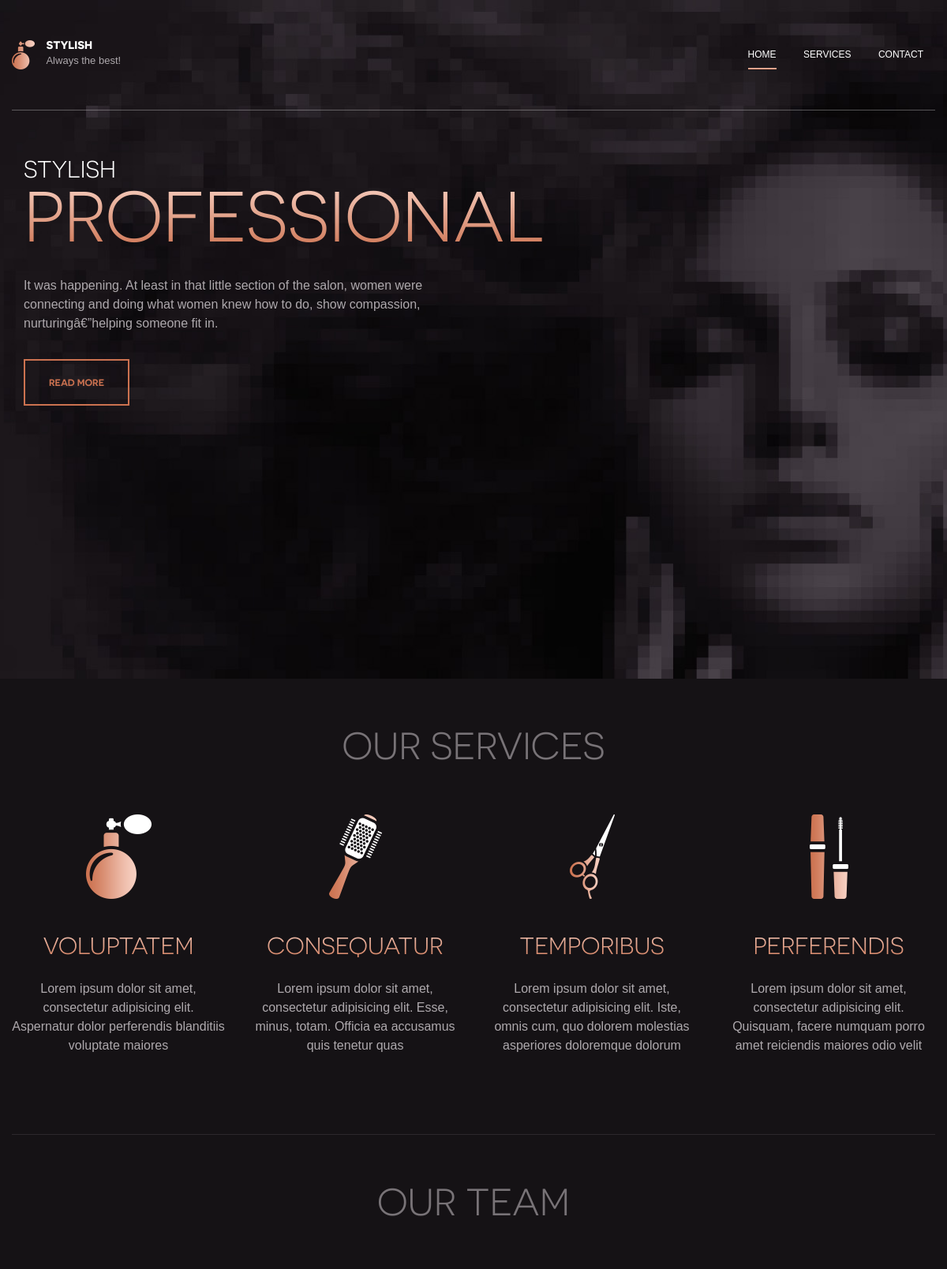
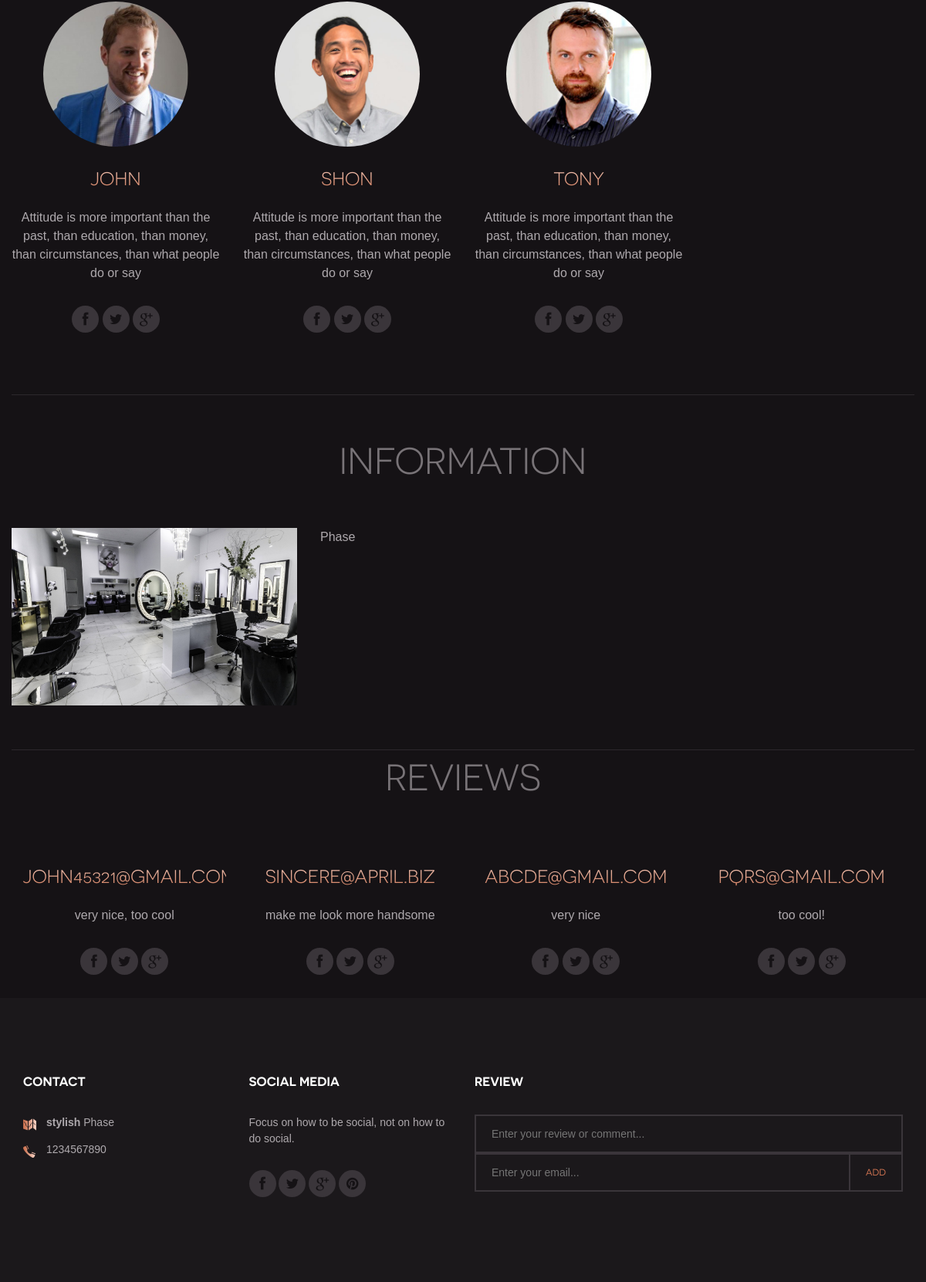
Screenshot of /home.php?id=19 with the database file from the repository (2 pictures, top to bottom).
### tables this page shows
CREATE TABLE `salon` (
  `id` int(11) NOT NULL,
  `name` varchar(50) NOT NULL,
  `description` varchar(500) NOT NULL,
  `address` varchar(500) NOT NULL,
  `contact` varchar(20) NOT NULL,
  `image` varchar(500) NOT NULL
);

CREATE TABLE `employee` (
  `id` int(11) NOT NULL,
  `name` varchar(500) NOT NULL,
  `skills` varchar(500) NOT NULL,
  `image` varchar(500) NOT NULL,
  `contact` varchar(20) NOT NULL,
  `salon_id` int(11) NOT NULL
);

CREATE TABLE `review` (
  `id` int(11) NOT NULL,
  `email` varchar(200) NOT NULL,
  `comment` varchar(2000) NOT NULL,
  `salon_id` int(11) NOT NULL
);

### home.php (the view, shortened to what this page needs)
<?php
  $id = $_GET['id'];
  require('admin/php/connect.php');
  $query = "SELECT * FROM salon WHERE id=$id";
  $result = mysqli_query($conn, $query);
  if($result){
    $row = mysqli_fetch_array($result);
  }
  else{
    echo "<h1>error! , fail to retrive data</h1> !";
  }
?>
<!DOCTYPE html>
<html lang="en">
  <head>
    <link href="fonts/font-awesome.min.css" rel="stylesheet" type="text/css" />
    <link
      href="fonts/novecento-font/novecento-font.css"
      rel="stylesheet"
      type="text/css"
    />
    <link rel="stylesheet" href="style.css" />
  </head>
  <body class="homepage header-collapse">
    <div id="site-content">
      <header class="site-header">
        <div class="container">
          <a id="branding" href="index.php">
            <img src="images/logo.png" alt="Company name" class="logo" />
            <div class="logo-copy">
              <h1 class="site-title"><?php echo $row[1] ?></h1>
              <small class="site-description">Always the best!</small>
            </div>
          </a>
          <div class="main-navigation">
            <ul class="menu">
              <li class="menu-item current-menu-item">
                <a href="home.php?id=<?php echo $id ?>">Home</a>
              </li>
              <li class="menu-item"><a href="service.php?id=<?php echo $id ?>">Services</a></li>
              <li class="menu-item"><a href="contact.php?id=<?php echo $id ?>">Contact</a></li>
            </ul>
          </div>
        </div>
      </header>
      <div class="hero hero-slider">
        <ul class="slides">
          <li data-bg-image="dummy/slider-1.jpg">
            <div class="container">
              <h3 class="slider-subtitle"><?php echo $row[1] ?></h3>
              <h2 class="slider-title">Professional</h2>
              <p>
                <?php echo $row[2] ?>
              </p>
              <a href="#" class="button large">Read more</a>
            </div>
          </li>
        </ul>
      </div>
      <main class="main-content">
        <div class="fullwidth-block features-section">
          <div class="container">
            <h2 class="section-title">our Services</h2>
            <div class="row">
              <div class="col-md-3">
                <div class="feature">
                  <img src="images/icon-1.png" class="feature-image" />
                  <h3 class="feature-title">Voluptatem</h3>
                  <p>
                    Lorem ipsum dolor sit amet, consectetur adipisicing elit.
                    Aspernatur dolor perferendis blanditiis voluptate maiores
                  </p>
                </div>
              </div>
              <div class="col-md-3">
                <div class="feature">
                  <img src="images/icon-2.png" class="feature-image" />
                  <h3 class="feature-title">COnsequatur</h3>
                  <p>
                    Lorem ipsum dolor sit amet, consectetur adipisicing elit.
                    Esse, minus, totam. Officia ea accusamus quis tenetur quas
                  </p>
                </div>
              </div>
              <div class="col-md-3">
                <div class="feature">
                  <img src="images/icon-3.png" class="feature-image" />
                  <h3 class="feature-title">Temporibus</h3>
                  <p>
                    Lorem ipsum dolor sit amet, consectetur adipisicing elit.
                    Iste, omnis cum, quo dolorem molestias asperiores doloremque
                    dolorum
                  </p>
                </div>
              </div>
              <div class="col-md-3">
                <div class="feature">
                  <img src="images/icon-4.png" class="feature-image" />
                  <h3 class="feature-title">Perferendis</h3>
                  <p>
                    Lorem ipsum dolor sit amet, consectetur adipisicing elit.
                    Quisquam, facere numquam porro amet reiciendis maiores odio
                    velit
                  </p>
                </div>
              </div>
            </div>
          </div>
        </div>
        <div class="fullwidth-block team-section">
          <div class="container">
            <h2 class="section-title">Our team</h2>
            <div class="row">
              <?php
                $query2 = "SELECT * FROM employee WHERE salon_id=$id";
                $result2 = mysqli_query($conn, $query2);
                if($result2){
                  while($row2 = mysqli_fetch_array($result2)){
                    echo '
                    <div class="col-md-3">
                    <div class="team">
                      <figure class="team-image">
                        <img src="uploads/'.$row2[3].'" />
                      </figure>
                      <h3 class="team-name">'.$row2[1].'</h3>
                      <p>
                        '.$row2[2].'
                      </p>
                      <div class="social-links">
                        <a href="#"><i class="fa fa-facebook"></i></a>
                        <a href="#"><i class="fa fa-twitter"></i></a>
                        <a href="#"><i class="fa fa-google-plus"></i></a>
                      </div>
                    </div>
                  </div>
                    ';
                  }
                }
                else{
                  echo "<h1>Employee retrival failed!</h1>";
                }
              ?>
            </div>
          </div>
        </div>
        <div class="fullwidth-block information-section">
          <div class="container">
            <h2 class="section-title">Information</h2>
            <div class="row">
              <div class="col-md-4">
                <figure><img src="uploads/<?php echo $row[5] ?>" /></figure>
              </div>
              <div class="col-md-4">
                <p>
                  <?php echo $row[3] ?>
                </p>
              </div>
            </div>
          </div>
        </div>
        <div class="container">
            <h2 class="section-title">Reviews</h2>
            <div class="row">
              <?php
                $query2 = "SELECT * FROM review WHERE salon_id=$id";
                $result2 = mysqli_query($conn, $query2);
                if($result2){
                  while($row2 = mysqli_fetch_array($result2)){
                    echo '
                    <div class="col-md-3">
                    <div class="team">
                      <h3 class="team-name">'.$row2[1].'</h3>
                      <p>
                        '.$row2[2].'
                      </p>
                      <div class="social-links">
                        <a href="#"><i class="fa fa-facebook"></i></a>
                        <a href="#"><i class="fa fa-twitter"></i></a>
                        <a href="#"><i class="fa fa-google-plus"></i></a>
                      </div>
                    </div>
                  </div>
                    ';
                  }
                }
                else{
                  echo "<h1>Employee retrival failed!</h1>";
                }
              ?>
            </div>
          </div>
      </main>
      <footer class="site-footer">
        <div class="container">
          <div class="row">
            <div class="col-md-3">
              <div class="widget contact-widget">
                <h3 class="widget-title">Contact</h3>
                <div class="contact-info">
                  <address>
                    <img src="images/icon-map-small.png" class="icon" />
                    <p>
                      <strong><?php echo $row[1] ?></strong> <?php echo $row[3]  ?>
                    </p>
                  </address>
                  <a href="tel:(500)942042259" class="phone"
                    ><img
                      src="images/icon-phone-small.png"
                      class="icon"
                    /><?php echo $row[4] ?></a
                  >
                </div>
              </div>
            </div>
            <div class="col-md-3">
              <div class="widget">
                <h3 class="widget-title">Social Media</h3>
                <p>
                Focus on how to be social, not on how to do social.
                </p>
                <div class="social-links">
                  <a href="#"><i class="fa fa-facebook"></i></a>
                  <a href="#"><i class="fa fa-twitter"></i></a>
                  <a href="#"><i class="fa fa-google-plus"></i></a>
                  <a href="#"><i class="fa fa-pinterest"></i></a>
                </div>
              </div>
            </div>
            <div class="col-md-6">
							<div class="widget">
								<h3 class="widget-title">Review</h3>
								<form action="add_review.php?id=<?php echo $id ?>" method="post" >
                <div class="subscribe-form" >
                <input type="text" name="comment" require placeholder="Enter your review or comment...">
                </div>
                <div class="subscribe-form">
                  <input type="email" name="email" require placeholder="Enter your email...">
                  <input type="submit" value="add">
                </div>
								</form>
							</div>
						</div>
          </div>
        </div>
      </footer>
    </div>
  </body>
</html>

### rows the page displays
salon: name "STYLISH", description "It was happening. At least in that little section of the salon, women were connecting and doing what women knew how to do, show compassion, nurturingâ€”helping someone fit in.", image (picture), address "Phase", name "stylish", contact "1234567890"
employee: image (picture), name "JOHN", skills "Attitude is more important than the past, than education, than money, than circumstances, than what people do or say"
employee: image (picture), name "SHON", skills "Attitude is more important than the past, than education, than money, than circumstances, than what people do or say"
employee: image (picture), name "TONY", skills "Attitude is more important than the past, than education, than money, than circumstances, than what people do or say"
review: email "JOHN45321@GMAIL.COM", comment "very nice, too cool"
review: email "SINCERE@APRIL.BIZ", comment "make me look more handsome"
review: email "ABCDE@GMAIL.COM", comment "very nice"
review: email "PQRS@GMAIL.COM", comment "too cool!"
